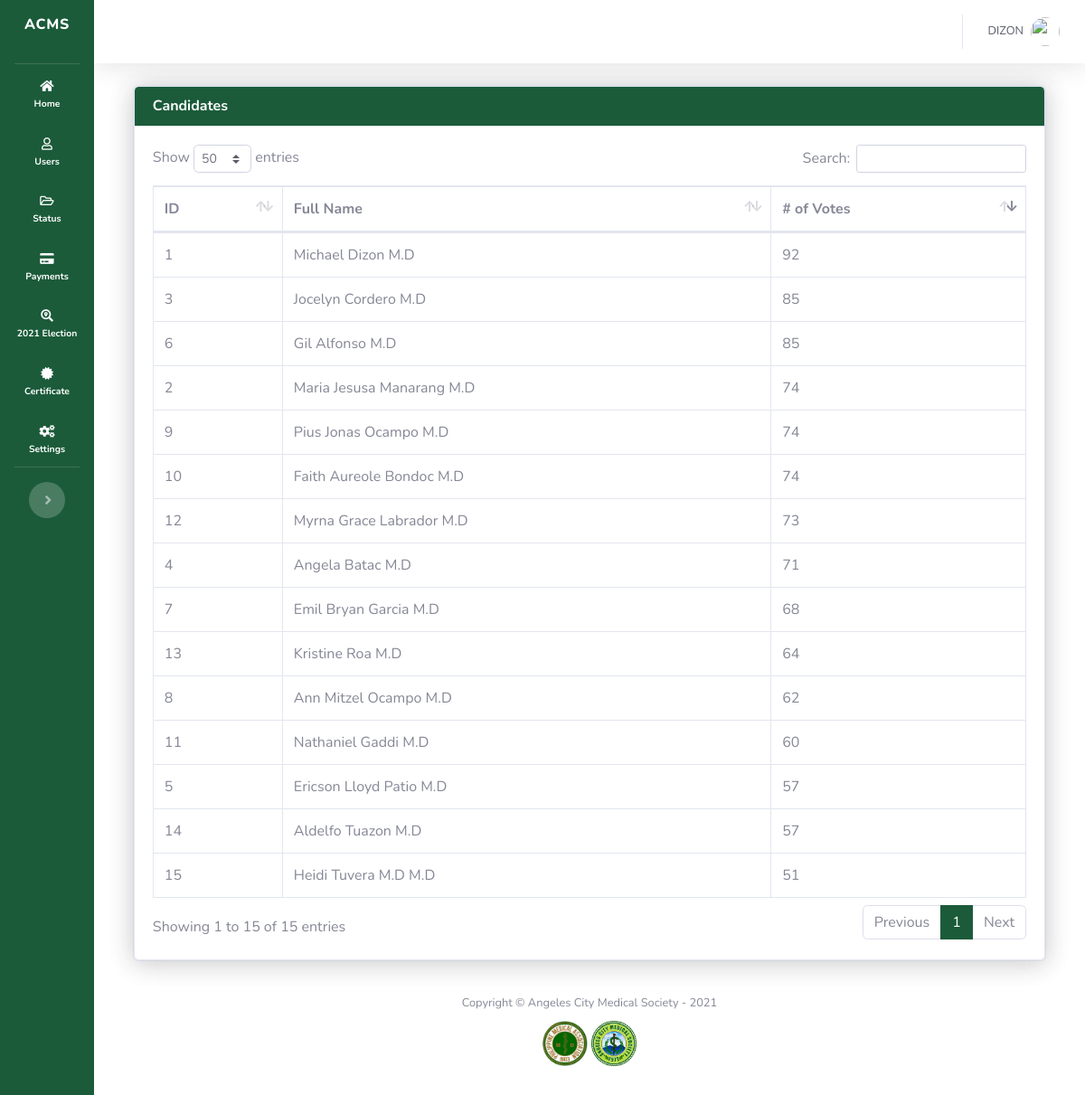
Page /admin/view_election_status.php (signed in) on the committed database.
### tables this page shows
CREATE TABLE `candidates` (
  `id` int(11) NOT NULL,
  `last_name` varchar(128) NOT NULL,
  `first_name` varchar(128) NOT NULL,
  `middle_name` varchar(128) NOT NULL
);

### admin/view_election_status.php (the view, shortened to what this page needs)
<?php
include('sidebar.php');
$getElectionStatus = mysqli_query($mysqli, "SELECT * FROM candidates");
?>
<div id="content-wrapper" class="d-flex flex-column">
    <div id="content">
        <?php require('topbar.php'); ?>
        <div class="container-fluid">
            <div class="row">
                <div class="col-md-12" style="/* width: 70%;height:500px;background-color:green; */">
                    <div class="card shadow row mb-2" style="/*height:150px ; background-color: red;*/">
                        <div class="card shadow">
                            <div class="card-header" style="background-color: #1b5b3a;  ">
                                <h6 class="m-0 font-weight-bold" style="color: white;">Candidates</h6>
                            </div>
                            <div class="card-body">
                                <div class="table-responsive">
                                    <table class="table table-bordered" id="userTable" width="100%" cellspacing="0">
                                        <thead>
                                        <tr>
                                            <th>ID</th>
                                            <th>Full Name</th>
                                            <th># of Votes</th>
                                        </tr>
                                        </thead>
                                        <tbody>
                                        <?php while($newCandidate = $getElectionStatus->fetch_assoc()){ ?>
                                            <tr>
                                                <td><?php echo $newCandidate['id']; ?></td>
                                                <td><?php echo $newCandidate['first_name'].' '.$newCandidate['last_name']; ?></td>
                                                <td>
                                                    <?php
                                                        $candidate_id = $newCandidate['id'];
                                                        $getScore = mysqli_query($mysqli, "SELECT COUNT(candidate_id) AS score FROM tally WHERE candidate_id = '$candidate_id' ");
                                                        $newScore = $getScore->fetch_array();
                                                        echo $newScore['score'];
                                                    ?>
                                                </td>
                                            </tr>
                                        <?php } ?>
                                        </tbody>
                                    </table>
                                </div>
                            </div>
                        </div>
                    </div>
                </div>
            </div>
        </div>
        <?php
        include('footer.php');
        ?>

### admin/sidebar.php (style rules this page uses)
.container-fluid { background-color: white; padding-left: 5% !important; padding-right: 5% !important; }
#content-wrapper { background-color: white !important; }
::placeholder { opacity: 0.7 !important; }

### rows in the picture
candidates: id "1", first_name "Michael", last_name "Dizon M.D", score "92"
candidates: id "2", first_name "Maria Jesusa", last_name "Manarang M.D", score "74"
candidates: id "3", first_name "Jocelyn", last_name "Cordero M.D", score "85"
candidates: id "4", first_name "Angela", last_name "Batac M.D", score "71"
candidates: id "5", first_name "Ericson Lloyd", last_name "Patio M.D", score "57"
candidates: id "6", first_name "Gil", last_name "Alfonso M.D", score "85"
candidates: id "7", first_name "Emil Bryan", last_name "Garcia M.D", score "68"
candidates: id "8", first_name "Ann Mitzel", last_name "Ocampo M.D", score "62"
candidates: id "9", first_name "Pius Jonas", last_name "Ocampo M.D", score "74"
candidates: id "10", first_name "Faith Aureole", last_name "Bondoc M.D", score "74"
candidates: id "11", first_name "Nathaniel", last_name "Gaddi M.D", score "60"
candidates: id "12", first_name "Myrna Grace", last_name "Labrador M.D", score "73"
candidates: id "13", first_name "Kristine", last_name "Roa M.D", score "64"
candidates: id "14", first_name "Aldelfo", last_name "Tuazon M.D", score "57"
candidates: id "15", first_name "Heidi", last_name "Tuvera M.D M.D", score "51"

### other values in the picture
$_SESSION['full_name'] "DIZON"
